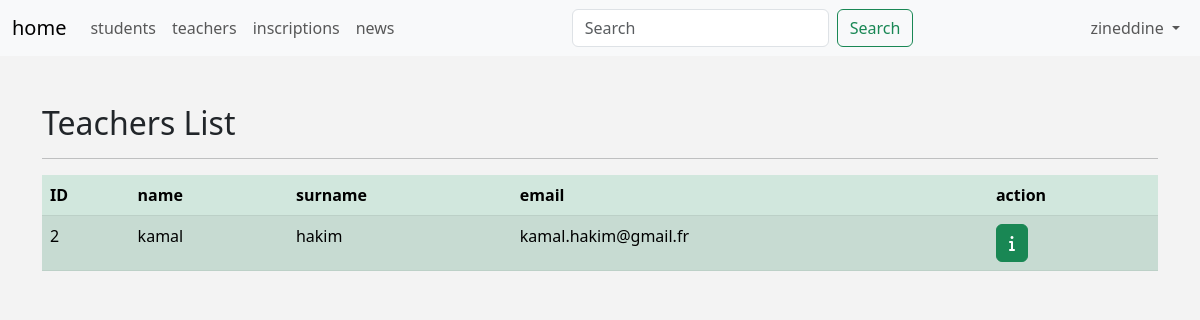
The page /admin/teachers.php (signed in) on the database its author committed.
### tables this page shows
CREATE TABLE `Enseignants` (
  `id` int(11) NOT NULL,
  `nom` varchar(50) NOT NULL,
  `prenom` varchar(50) NOT NULL,
  `email` varchar(255) NOT NULL,
  `date_naissance` date NOT NULL,
  `lieu_naissance` varchar(255) NOT NULL,
  `nationalite` varchar(255) NOT NULL,
  `adresse` varchar(255) NOT NULL,
  `telephone` varchar(20) NOT NULL,
  `photo` mediumblob DEFAULT NULL,
  `id_doc` int(11) DEFAULT NULL
);

### admin/includes/languages/english.php (called while the page is built)
<?php
    function lang($statement) {
        static $language = Array(
            'HOME'          => 'home',
            'STUDENTS'      => 'students',
            'TEACHERS'      => 'teachers',
            'INSCRIPTIONS'  => 'inscriptions',
            'NEWS'          => 'news',
            'LOGOUT'        => 'logout',
            'SETTINGS'      => 'settings',
            'EDIT-PROFILE'  => 'edit profile',
            'USERNAME'      => 'username',
            'PASSWORD'      => 'password',
            'EMAIL'         => 'email',
            'NAME'          => 'name',
            'SURNAME'       => 'surname',
            'SAVE'          => 'save',
            'UPDATE'        => 'update',
            'BIRTHDATE'     => 'birth date',
            'STUDENT-NUMBER'=> 'student number',
            'STUDENT-DETAILS'=> 'student details',
            'TEACHER-DETAILS'=> 'teacher details',
            'SUBJECT'       => 'subject',
            'ACTION'        => 'action',
            'PHONE'         => 'Phone',
            'STATUS REGISTRATION'=> 'statut inscription'
        );
        return $language[$statement];
    };
?>

### admin/teachers.php (the view, shortened to what this page needs)
<?php
if (isset($_SESSION['username'])) {
    include 'init.php';
    $stmt = $connection->query("SELECT * FROM Enseignants");
    $teachers = $stmt->fetchAll(PDO::FETCH_ASSOC);
?>
    <div class="container">
        <h2 class="mt-5">Teachers List</h2>
        <hr>
        <table class="table table-success table-striped">
            <thead>
            <tr>
                <th>ID</th>
                <th><?php echo lang("NAME")?></th>
                <th><?php echo lang("SURNAME")?></th>
                <th><?php echo lang("EMAIL")?></th>
                <th><?php echo lang("ACTION")?></th>
            </tr>
            </thead>
            <tbody>
            <?php foreach ($teachers as $teacher) { ?>
                <tr>
                    <td><?php echo $teacher['id']; ?></td>
                    <td><?php echo $teacher['nom']; ?></td>
                    <td><?php echo $teacher['prenom']; ?></td>
                    <td><?php echo $teacher['email']; ?></td>
                    <td><a href="teacher-details.php?teacher_id=<?php echo $teacher['id']?>" class="btn btn-success"><i class="fa-solid fa-info"></i></a></td>
                </tr>
            <?php } ?>
            </tbody>
        </table>
    </div>
    <?php
    include $tpl . 'footer.php';
}
else {
    header('Location: index.php');
    exit();
}
?>

### admin/layout/css/backend.css (style rules this page uses)
body { background-color: #f3f3f3; }

### rows shown on the page
enseignants: id "2", nom "kamal", prenom "hakim", email "kamal.hakim@gmail.fr"

### other values the page prints
lang("HOME") "home"
lang("STUDENTS") "students"
lang("TEACHERS") "teachers"
lang("INSCRIPTIONS") "inscriptions"
lang("NEWS") "news"
$_SESSION['username'] "zineddine"
lang("NAME") "name"
lang("SURNAME") "surname"
lang("EMAIL") "email"
lang("ACTION") "action"
